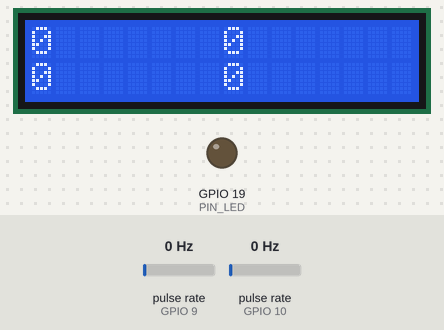
Recording of a sketch running on a simulated ESP32-S3. Parts: 16×2 character LCD, output pins drawn as LEDs (lit = HIGH). Wiring (inferred from the names in the program): 2 × pulse sensor: data GPIO 9 / data GPIO 10. The test bench sets the inputs (shaded band); at power-on: pulse rate (sensors on GPIO 9, GPIO 10) 0 Hz.

Above: at 1.2 s.
1.3 s: pulse rate (sensor on GPIO 9) set to 4 Hz
At 2.8 s:
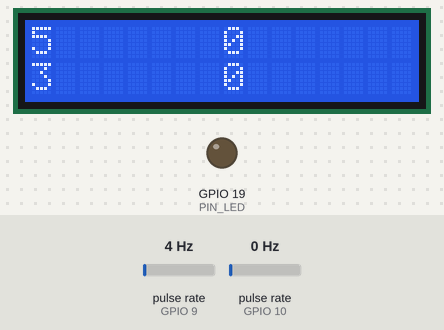
4.3 s: pulse rate (sensor on GPIO 10) set to 4 Hz
At 5.7 s:
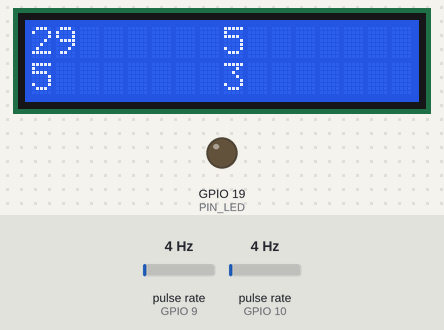
7.3 s: pulse rate (sensor on GPIO 9) set to 50 Hz
At 8.8 s:
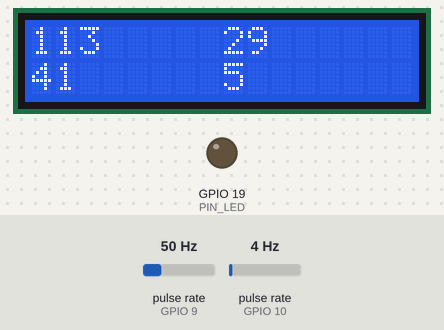
10.3 s: pulse rate (sensor on GPIO 10) set to 50 Hz
At 11.6 s:
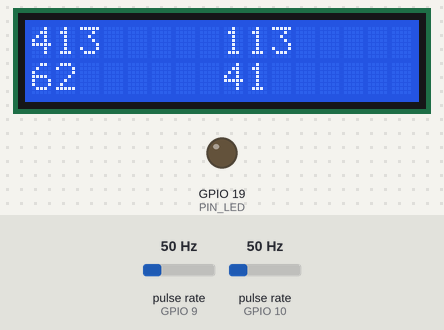
13.3 s: pulse rate (sensor on GPIO 9) set to 100 Hz
At 14.8 s:
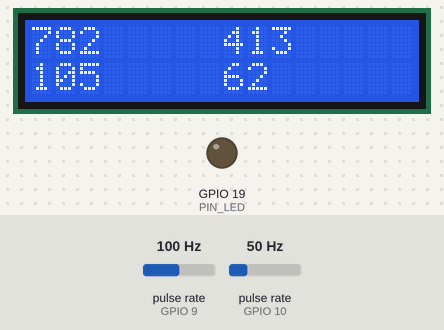
16.3 s: pulse rate (sensor on GPIO 10) set to 100 Hz
At 17.5 s:
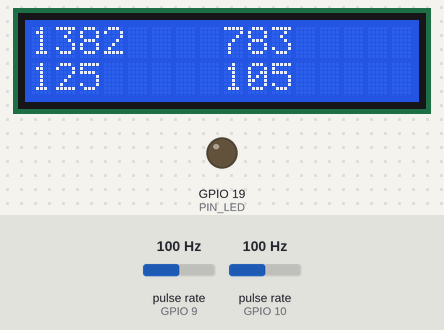
Timing chart, 0 to 19.3 s (numbered marks = the images above; inputs shaded):
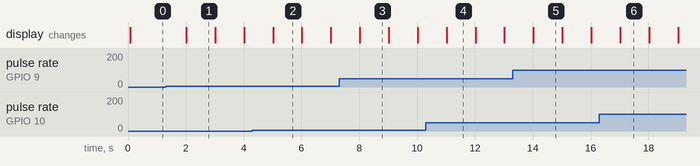

Measured:
- after the input at 1.3 s, the display: changes after 0.72 s (image 1)
- what the display in image 1 shows lasts 1.0 s, from 2.0 s to 3.0 s

The sketch:

EncoderTest_Geschw.ino
```cpp
#include <Wire.h>
#include <LiquidCrystal_I2C.h>

// Definition der Mikrocontroller-Pins
#define PIN_LED          19
#define PIN_ENC_LEFT     9
#define PIN_ENC_RIGHT    10


LiquidCrystal_I2C lcd( 0x27, 16, 2 );
hw_timer_t* timer = nullptr;


// Variablen, die im Interrupt verändert werden, müssen mit "volatile" deklariert werden, sonst werden die Änderungen evtl. nicht sichtbar
volatile int  countLeft  = 0;
volatile int  countRight = 0;
volatile int  lastCountLeft  = 0;
volatile int  lastCountRight = 0;
volatile int  speedLeft  = 0;
volatile int  speedRight = 0;
volatile bool changed    = true;


// Interrupt-Funktion (Interrupt Service Function = ISR) für den linken Sensor
void IRAM_ATTR isrEncLeft()
{
    ++countLeft;
}


// Interrupt-Funktion für den rechten Sensor
void IRAM_ATTR isrEncRight()
{
    ++countRight;
}


// Interrupt-Funktion für den Timer
void IRAM_ATTR isrTimer()
{
    speedLeft = ( countLeft - lastCountLeft );
    lastCountLeft = countLeft;

    speedRight = ( countRight - lastCountRight );
    lastCountRight = countRight;

    changed = 1;
}


void setup()
{
    // Mikrocontroller-Pins als Ausgang oder Eingang definieren
    pinMode( PIN_LED,       OUTPUT );
    pinMode( PIN_ENC_LEFT,  INPUT );
    pinMode( PIN_ENC_RIGHT, INPUT );

    // Pin-Change-Interrupts setzen und die Interrupt-Funktionen zuweisen
    attachInterrupt( digitalPinToInterrupt( PIN_ENC_LEFT  ), isrEncLeft,  CHANGE );
    attachInterrupt( digitalPinToInterrupt( PIN_ENC_RIGHT ), isrEncRight, CHANGE );

    // Timer erstellen und initialisieren:
    // - Timer0 verwenden
    // - Vorteiler (Prescaler) auf 80. Bei einer Taktfrequenz des Mikrocontrollers von 80MHz ergibt das eine Taktfrequenz des Timers von 1MHz
    // - hochzählen
    timer = timerBegin( 0, 80, true );

    // mit Interrupt-Funktion verknüpfen
    timerAttachInterrupt( timer, isrTimer, true );

    // Ende-Wert auf 1000000, also 1000ms setzen mit automatischer Wiederholung
    timerAlarmWrite( timer, 1000000, true );

    // Timer starten
    timerAlarmEnable( timer );

    lcd.init();
    lcd.backlight();
    lcd.setCursor( 0, 0 );
}


void loop()
{
    if ( changed )
    {
        changed = false;

        lcd.setCursor( 0, 0 );
        lcd.print( countLeft );
        lcd.print( "  " );

        lcd.setCursor( 8, 0 );
        lcd.print( countRight );
        lcd.print( "  " );

        // Geschwindigkeitsausgabe von U/min
        lcd.setCursor( 0, 1 );
        lcd.print( speedLeft * 60 / 96 );
        lcd.print( "  " );

        lcd.setCursor( 8, 1 );
        lcd.print( speedRight * 60 / 96 );
        lcd.print( "  " );
    }
}
```
